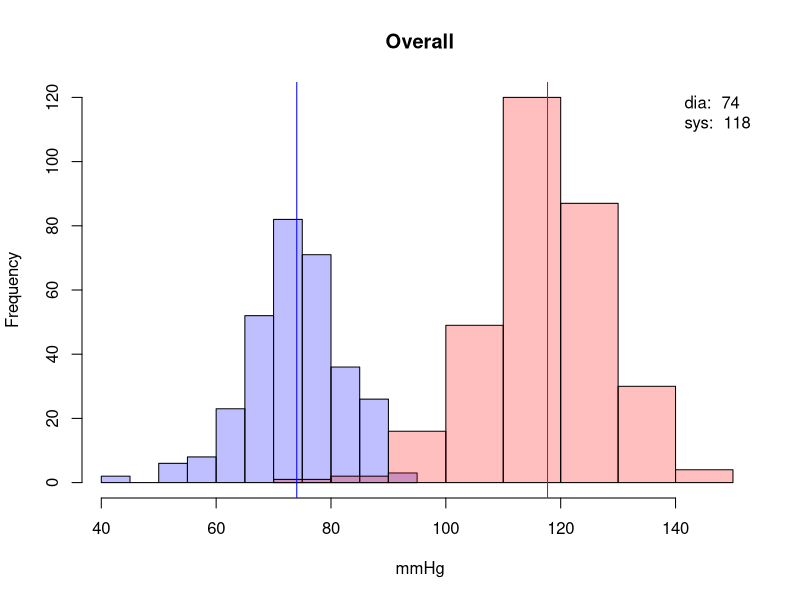
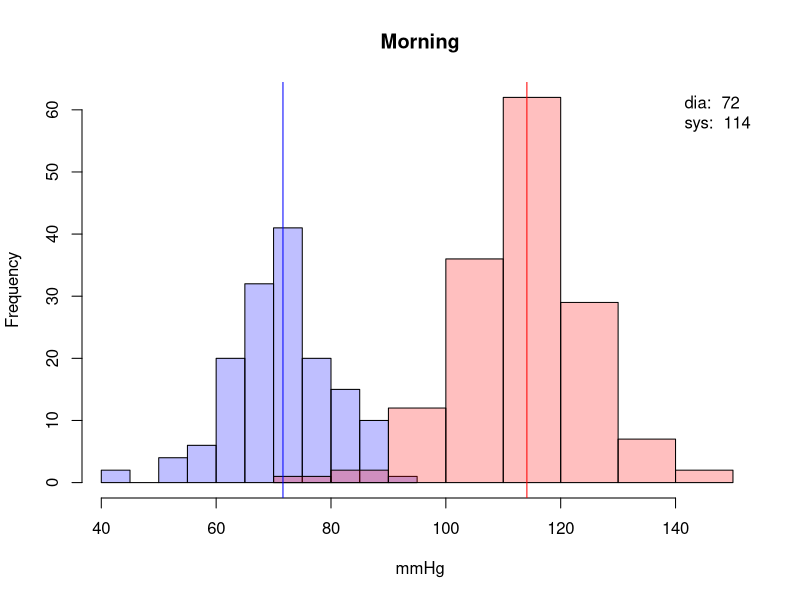
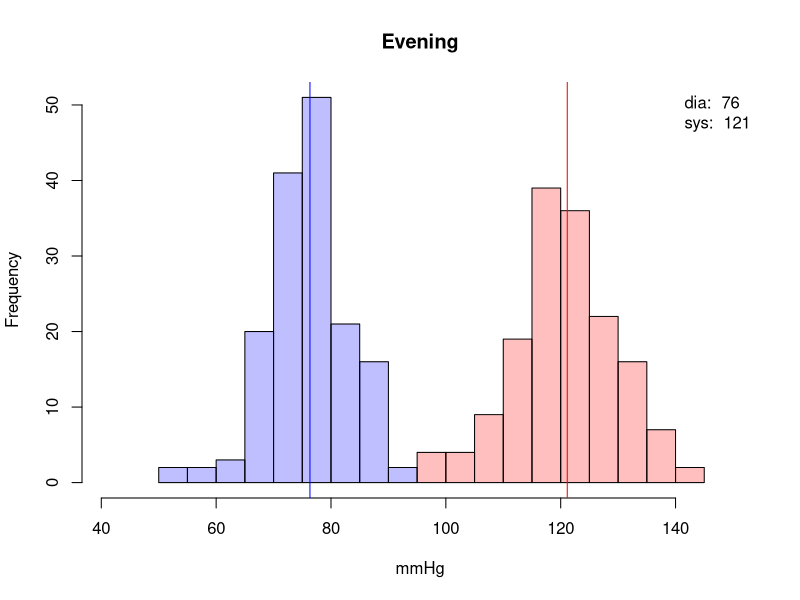
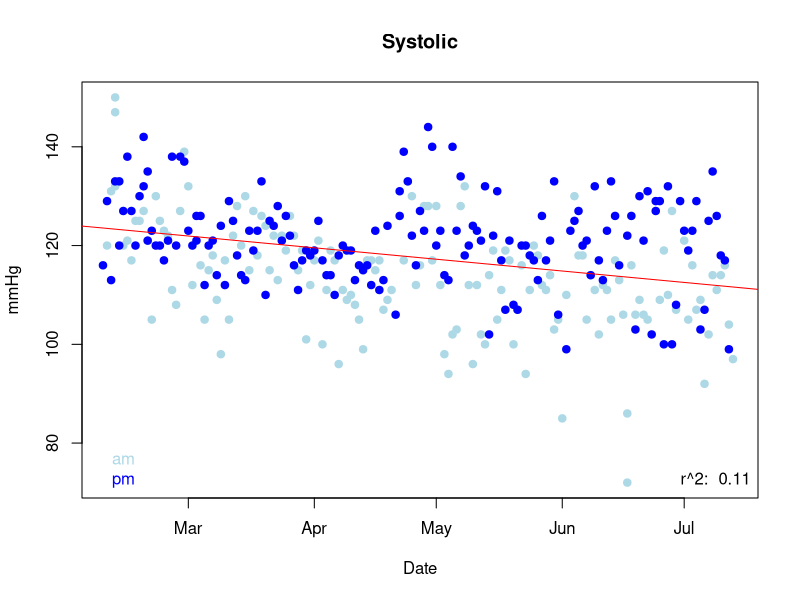
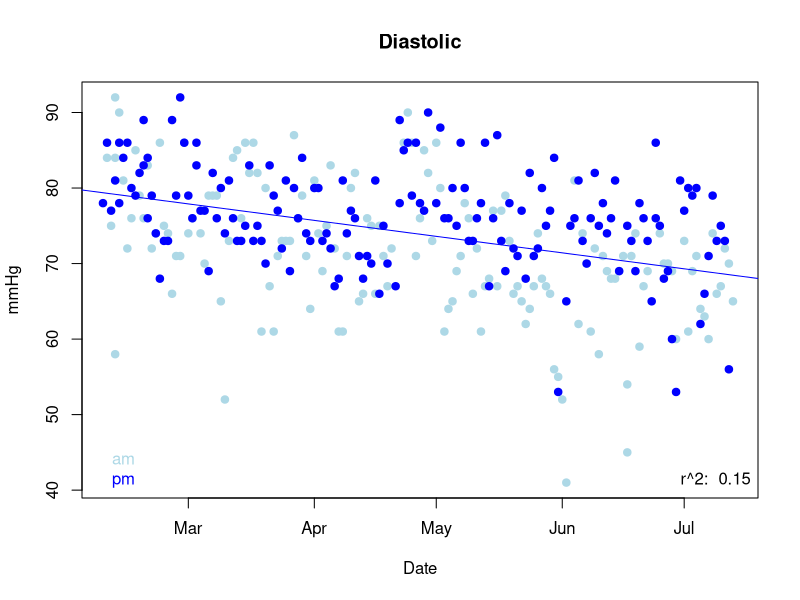
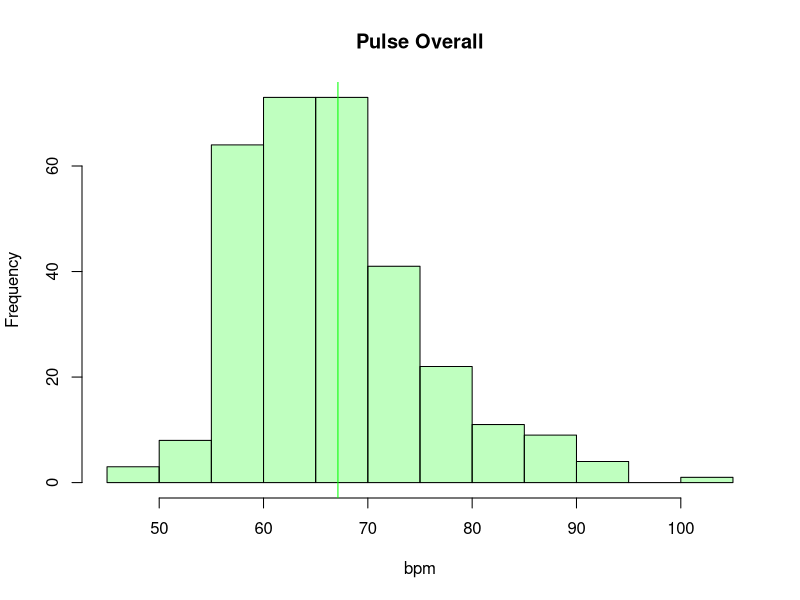
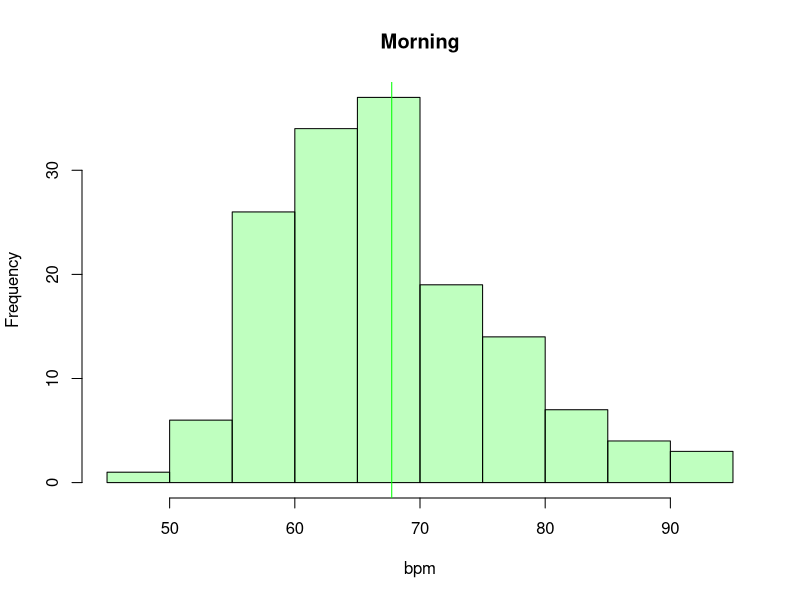
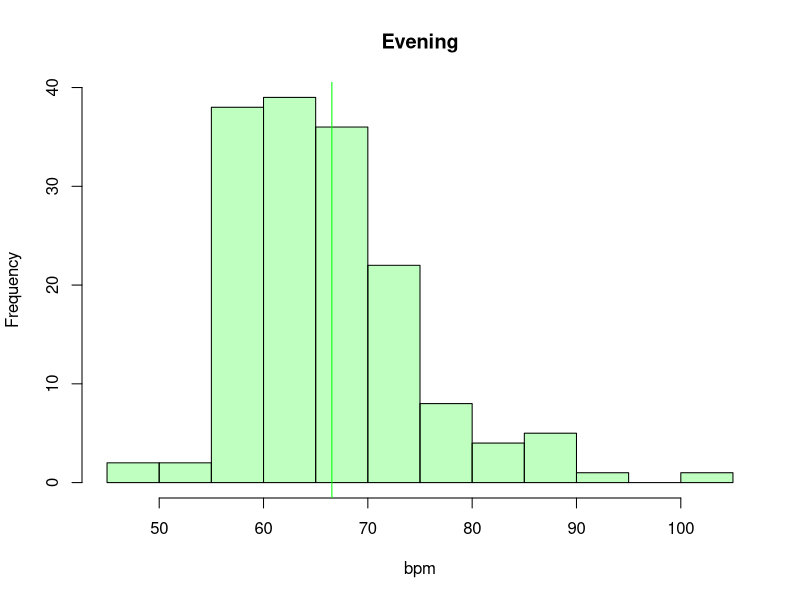

Write the R code that produced these figures, in order.
## ---- chunk 1
library(lubridate)
## ---- chunk 2
bp <- read.csv(file="bp.csv", header=TRUE, sep=",")
bp$datetime <- paste(bp$date, bp$time)
am <- hour(bp$datetime) < 12
pm <- hour(bp$datetime) >= 12
dates <- as.Date(bp$datetime)
mp <- c(min(bp$dia), max(bp$sys))
cdia <- rgb(0,0,1,1/4)
csys <- rgb(1,0,0,1/4)
cpul <- rgb(0,1,0,1/4)
## ---- chunk 3
plot.blood.pressure <- function(bp, title) {
  hsys <- hist(bp$sys, breaks=10, plot=F)
  hdia <- hist(bp$dia, breaks=10, plot=F)
  mc <- c(0, max(c(hsys$counts, hdia$counts)))
  plot(hdia, col=cdia, xlim=mp, ylim=mc, main = title, xlab = "mmHg")
  plot(hsys, col=csys, xlim=mp, ylim=mc, add=T)
  mdia <- mean(bp$dia)
  msys <- mean(bp$sys)
  abline(v=c(msys, mdia), col=c("red","blue"))
  legend("topright", bty="n", legend=c(paste("dia: ", format(mdia, digits=2)), paste("sys: ", format(msys, digits=2))))
}
## ---- chunk 4
plot.blood.pressure(bp, "Overall")
## ---- chunk 5
plot.blood.pressure(bp[am,], "Morning")
## ---- chunk 6
plot.blood.pressure(bp[pm,], "Evening")
## ---- chunk 7
plot.dates <- function(dates, points, title, col) {
  cs <- c("lightblue", "blue")
  plot(dates[am], points[am], xlab="Date", ylab="mmHg", main=title, pch=21, col=cs[1], bg=cs[1])
  points(dates[pm], points[pm], pch=21, col=cs[2], bg=cs[2])
  sd <- lm(points~dates)
  abline(sd, col=col)
  legend("bottomright", bty="n", legend=paste("r^2: ", format(summary(sd)$r.squared, digits=2)))
  legend("bottomleft", bty="n", legend=c("am", "pm"), text.col = cs, pt.bg=cs)
}
plot.dates(dates, bp$sys, "Systolic", "red")
plot.dates(dates, bp$dia, "Diastolic", "blue")
## ---- chunk 8
hpul <- hist(bp$pul, breaks=10, plot=F)
plot(hpul, col=cpul, main = "Pulse Overall", xlab = "bpm")
abline(v=mean(bp$pul), col="green")
## ---- chunk 9
hpul_am <- hist(bp[am,]$pul, plot=F)
plot(hpul_am, col=cpul, main="Morning", xlab="bpm")
abline(v=mean(bp[am,]$pul), col="green")
## ---- chunk 10
hpul_pm <- hist(bp[pm,]$pul, plot=F)
plot(hpul_pm, col=cpul, main="Evening", xlab="bpm")
abline(v=mean(bp[pm,]$pul), col="green")
## ---- chunk 11
plot.dates(dates, bp$pul, "Pulse", "green")
## ---- chunk 12
plot(bp$dia, bp$sys, xlab = "Diastolic", ylab="Systolic")
msd <- lm(bp$sys~bp$dia)
abline(msd)
legend("bottomright", bty="n", legend=paste("r^2: ", format(summary(msd)$r.squared, digits=2)))
